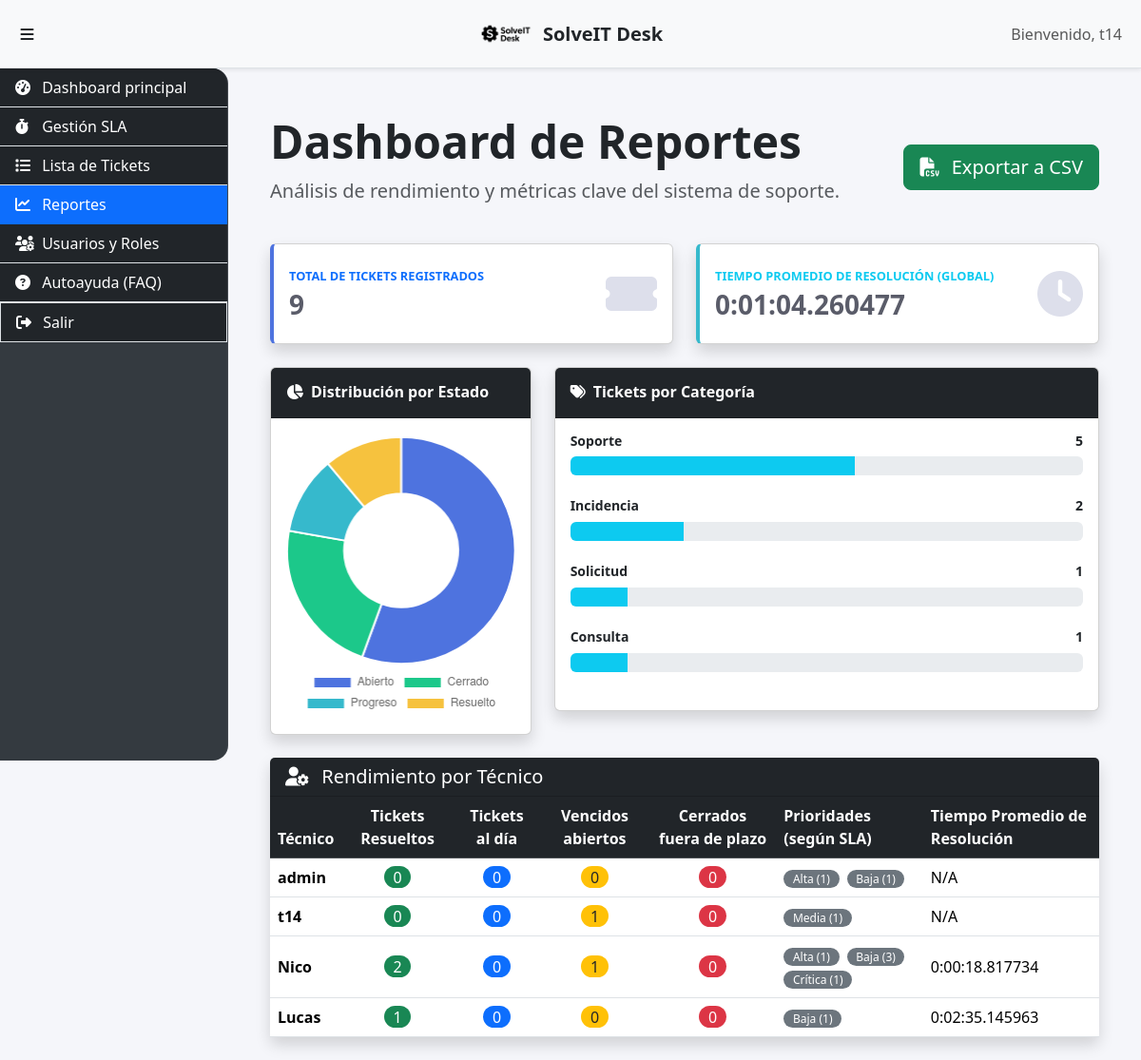
Page /reportes/dashboard-reportes/ (signed in) on the committed database.
### soporte/models.py (models this page shows, shortened)
class Prioridad(models.Model):
    clave = models.SlugField(
        max_length=50,
        unique=True,
        verbose_name="Identificador",
        help_text=(
            "Nombre corto sin espacios usado internamente para referirse a la prioridad. "
            "Por ejemplo: 'baja', 'media', 'alta'."
        ),
    )
    nombre = models.CharField(max_length=100, unique=True, verbose_name="Nombre")
    minutos_resolucion = models.PositiveIntegerField(
        verbose_name="Tiempo objetivo (minutos)",
        help_text="Tiempo máximo estimado para resolver un ticket con esta prioridad.",
    )
    orden = models.PositiveIntegerField(
        default=0,
        verbose_name="Orden",
        help_text="Se utiliza para ordenar las prioridades en los listados.",
    )
    class Meta:
        ordering = ["orden", "nombre"]
        verbose_name = "Prioridad de SLA"
        verbose_name_plural = "Prioridades de SLA"

### reportes/views.py (the view)
# urls.py: path('dashboard-reportes/', dashboard_reportes, name='dashboard_de_reportes'),
@login_required
def dashboard_reportes(request):
    if not request.user.is_superuser:
        return redirect('dashboard_principal')
    avg_resolution_time_global = Ticket.objects.filter(
        estado__in=['resuelto', 'cerrado'],
        tiempo_resolucion__isnull=False
    ).aggregate(avg_time=Avg('tiempo_resolucion'))['avg_time']
    resolution_by_tech = User.objects.filter(
        is_staff=True,
        tickets_asignados__isnull=False,
    ).annotate(
        avg_time=Avg(
            'tickets_asignados__tiempo_resolucion',
            filter=Q(
                tickets_asignados__estado__in=['resuelto', 'cerrado'],
                tickets_asignados__tiempo_resolucion__isnull=False,
            ),
        ),
        total_resolved=Count(
            'tickets_asignados',
            filter=Q(
                tickets_asignados__estado__in=['resuelto', 'cerrado'],
                tickets_asignados__tiempo_resolucion__isnull=False,
            ),
        ),
        tickets_al_dia=Count(
            'tickets_asignados',
            filter=Q(
                tickets_asignados__estado_sla__in=[
                    Ticket.SLA_ESTADO_PENDIENTE,
                    Ticket.SLA_ESTADO_CUMPLIDO,
                ]
            ),
        ),
        vencidos_abiertos=Count(
            'tickets_asignados',
            filter=(
                Q(tickets_asignados__estado_sla=Ticket.SLA_ESTADO_VENCIDO)
                & ~Q(tickets_asignados__estado__in=['resuelto', 'cerrado'])
            ),
        ),
        cerrados_fuera_plazo=Count(
            'tickets_asignados',
            filter=Q(
                tickets_asignados__estado_sla=Ticket.SLA_ESTADO_VENCIDO,
                tickets_asignados__estado__in=['resuelto', 'cerrado'],
            ),
        ),
    ).order_by('avg_time')
    prioridades_por_tecnico_qs = (
        Ticket.objects.filter(tecnico_asignado__in=resolution_by_tech)
        .values('tecnico_asignado_id', 'prioridad__nombre')
        .annotate(total=Count('id'))
    )
    prioridades_por_tecnico = {}
    for entry in prioridades_por_tecnico_qs:
        prioridades_por_tecnico.setdefault(entry['tecnico_asignado_id'], []).append(
            {
                'nombre': entry['prioridad__nombre'],
                'total': entry['total'],
            }
        )
    resolution_by_tech = list(resolution_by_tech)
    for tech in resolution_by_tech:
        tech.prioridades = prioridades_por_tecnico.get(tech.id, [])
    tickets_por_categoria = list(
        Ticket.objects.values('categoria').annotate(count=Count('categoria')).order_by('-count')
    )
    tickets_por_estado_query = Ticket.objects.values('estado').annotate(count=Count('estado')).order_by('estado')
    estados_labels = [item['estado'].capitalize() for item in tickets_por_estado_query]
    estados_data = [item['count'] for item in tickets_por_estado_query]
    total_tickets = Ticket.objects.count()
    for item in tickets_por_categoria:
        if total_tickets:
            percentage = (item['count'] / total_tickets) * 100
        else:
            percentage = 0
        item['percentage'] = percentage
        item['percentage_display'] = f"{percentage:.2f}"
    context = {
        'avg_resolution_time_global': avg_resolution_time_global,
        'resolution_by_tech': resolution_by_tech,
        'tickets_por_categoria': tickets_por_categoria,
        'total_tickets': total_tickets,
        'estados_chart_data': {
            'labels': estados_labels,
            'data': estados_data,
        },
    }
    return render(request, 'reportes/dashboard_reportes.html', context)

### reportes/templates/reportes/dashboard_reportes.html (shortened to what this page needs)
{% extends 'soporte/base.html' %}
{% load static %}
{% block content %}
<div class="container-fluid mt-4">
    <div class="d-flex justify-content-between align-items-center mb-4">
        <div>
            <h1 class="display-5 fw-bold">Dashboard de Reportes</h1>
            <p class="lead text-muted">Análisis de rendimiento y métricas clave del sistema de soporte.</p>
        </div>
        <a href="{% url 'exportar_tickets_csv' %}" class="btn btn-success btn-lg">
            <i class="fas fa-file-csv me-2"></i> Exportar a CSV
        </a>
    </div>
    <div class="row">
        <div class="col-xl-6 col-md-6 mb-4">
            <div class="card border-left-primary shadow h-100 py-2">
                <div class="card-body">
                    <div class="row no-gutters align-items-center">
                        <div class="col mr-2">
                            <div class="text-xs fw-bold text-primary text-uppercase mb-1">Total de Tickets Registrados</div>
                            <div class="h3 mb-0 fw-bold text-gray-800">{{ total_tickets }}</div>
                        </div>
                        <div class="col-auto">
                            <i class="fas fa-ticket-alt fa-3x text-gray-300"></i>
                        </div>
                    </div>
                </div>
            </div>
        </div>
        <div class="col-xl-6 col-md-6 mb-4">
            <div class="card border-left-info shadow h-100 py-2">
                <div class="card-body">
                    <div class="row no-gutters align-items-center">
                        <div class="col mr-2">
                            <div class="text-xs fw-bold text-info text-uppercase mb-1">Tiempo Promedio de Resolución (Global)</div>
                            <div class="h3 mb-0 fw-bold text-gray-800">
                                {% if avg_resolution_time_global %}
                                    {{ avg_resolution_time_global }}
                                {% else %}
                                    No hay datos suficientes
                                {% endif %}
                            </div>
                        </div>
                        <div class="col-auto">
                            <i class="fas fa-clock fa-3x text-gray-300"></i>
                        </div>
                    </div>
                </div>
            </div>
        </div>
    </div>
    <div class="row">
        <div class="col-xl-4 col-lg-5">
            <div class="card shadow mb-4">
                <div class="card-header bg-dark text-white py-3">
                    <h6 class="m-0 fw-bold"><i class="fas fa-chart-pie me-2"></i>Distribución por Estado</h6>
                </div>
                <div class="card-body">
                    <canvas id="chart-estados"></canvas>
                </div>
            </div>
        </div>
        <div class="col-xl-8 col-lg-7">
            <div class="card shadow mb-4">
                <div class="card-header bg-dark text-white py-3">
                    <h6 class="m-0 fw-bold"><i class="fas fa-tags me-2"></i>Tickets por Categoría</h6>
                </div>
                <div class="card-body">
                    {% for item in tickets_por_categoria %}
                        <h4 class="small fw-bold">
                            {{ item.categoria|capfirst }}
                            <span class="float-end">{{ item.count }}</span>
                        </h4>
                        <div class="progress mb-4" style="height: 20px;">
                            {% with percentage=item.percentage_display %}
                                <div
                                    class="progress-bar bg-info"
                                    role="progressbar"
                                    style="width: {{ percentage }}%"
                                    aria-valuenow="{{ item.percentage|floatformat:0 }}"
                                    aria-valuemin="0"
                                    aria-valuemax="100"
                                ></div>
                            {% endwith %}
                        </div>
                    {% empty %}
                        <p class="text-muted">No hay datos de categorías.</p>
                    {% endfor %}
                </div>
            </div>
        </div>
    </div>
    <div class="card shadow border-0">
        <div class="card-header bg-dark text-white">
            <h5 class="mb-0"><i class="fas fa-user-cog me-2"></i> Rendimiento por Técnico</h5>
        </div>
        <div class="card-body p-0">
            <div class="table-responsive">
                <table class="table table-hover align-middle mb-0">
                    <thead class="table-dark">
                        <tr>
                            <th>Técnico</th>
                            <th class="text-center">Tickets Resueltos</th>
                            <th class="text-center">Tickets al día</th>
                            <th class="text-center">Vencidos abiertos</th>
                            <th class="text-center">Cerrados fuera de plazo</th>
                            <th>Prioridades (según SLA)</th>
                            <th>Tiempo Promedio de Resolución</th>
                        </tr>
                    </thead>
                    <tbody>
                        {% for tech in resolution_by_tech %}
                        <tr>
                            <td><strong>{{ tech.username }}</strong></td>
                            <td class="text-center"><span class="badge rounded-pill bg-success fs-6">{{ tech.total_resolved }}</span></td>
                            <td class="text-center"><span class="badge rounded-pill bg-primary fs-6">{{ tech.tickets_al_dia }}</span></td>
                            <td class="text-center"><span class="badge rounded-pill bg-warning text-dark fs-6">{{ tech.vencidos_abiertos }}</span></td>
                            <td class="text-center"><span class="badge rounded-pill bg-danger fs-6">{{ tech.cerrados_fuera_plazo }}</span></td>
                            <td>
                                {% if tech.prioridades %}
                                    {% for prioridad in tech.prioridades %}
                                        <span class="badge bg-secondary me-1">{{ prioridad.nombre }} ({{ prioridad.total }})</span>
                                    {% endfor %}
                                {% else %}
                                    <span class="text-muted">Sin asignaciones</span>
                                {% endif %}
                            </td>
                            <td>{{ tech.avg_time|default:"N/A" }}</td>
                        </tr>
                        {% empty %}
                        <tr>
                            <td colspan="6" class="text-center text-muted py-4">No hay técnicos con tickets para mostrar.</td>
                        </tr>
                        {% endfor %}
                    </tbody>
                </table>
            </div>
        </div>
    </div>
</div>
<script>
    document.addEventListener('DOMContentLoaded', function () {
        const estadosChartData = JSON.parse(document.getElementById('estados-chart-data').textContent);
        new Chart(document.getElementById('chart-estados'), {
            type: 'doughnut',
            data: {
                labels: estadosChartData.labels,
                datasets: [{
                    data: estadosChartData.data,
                    backgroundColor: ['#4e73df', '#1cc88a', '#36b9cc', '#f6c23e'],
                    hoverBackgroundColor: ['#2e59d9', '#17a673', '#2c9faf', '#dda20a'],
                    hoverBorderColor: "rgba(234, 236, 244, 1)",
                }],
            },
            options: {
                maintainAspectRatio: false,
                responsive: true,
                plugins: {
                    legend: {
                        position: 'bottom',
                    },
                }
            },
        });
    });
</script>
{% endblock %}

### soporte/templates/soporte/base.html (shortened to what this page needs)
{% load static %}
<!DOCTYPE html>
<html lang="es">
<head>
    <link href="https://cdn.jsdelivr.net/npm/bootstrap@5.3.3/dist/css/bootstrap.min.css" rel="stylesheet">
    <link rel="stylesheet" href="https://cdnjs.cloudflare.com/ajax/libs/font-awesome/6.5.2/css/all.min.css">
    <link rel="stylesheet" href="{% static 'soporte/css/styles.css' %}">
</head>
<body>
    <div class="d-flex" id="wrapper">
        <div id="sidebar-wrapper">
            <div class="list-group list-group-flush">
                {% if request.user.is_staff %}
                <a href="{% url 'dashboard_principal' %}" class="list-group-item list-group-item-action bg-dark text-white">
                    <i class="fas fa-tachometer-alt"></i> Dashboard principal
                </a>
                <a href="{% url 'sla_prioridades' %}" class="list-group-item list-group-item-action bg-dark text-white">
                    <i class="fas fa-stopwatch"></i> Gestión SLA
                </a>
                {% endif %}
                <a href="{% url 'home_tickets' %}" class="list-group-item list-group-item-action bg-dark text-white">
                    <i class="fas fa-list"></i> Lista de Tickets
                </a>
                {% if request.user.is_superuser %}
                    <a href="{% url 'dashboard_de_reportes' %}" class="list-group-item list-group-item-action bg-dark text-white">
                        <i class="fas fa-chart-line"></i> Reportes
                    </a>
                    <a href="{% url 'mantenedor_usuarios' %}" class="list-group-item list-group-item-action bg-dark text-white">
                        <i class="fas fa-users-cog"></i> Usuarios y Roles
                    </a>
                {% endif %}
                <a href="{% url 'lista_faqs' %}" class="list-group-item list-group-item-action bg-dark text-white">
                    <i class="fas fa-question-circle"></i> Autoayuda (FAQ)
                </a>
                <form action="{% url 'logout' %}" method="post" style="display:inline;">
                    <button type="submit" class="list-group-item list-group-item-action bg-dark text-white w-100 text-start">
                        <i class="fas fa-sign-out-alt"></i> Salir
                    </button>
                </form>
            </div>
            </div>
        <div id="page-content-wrapper">
            <nav class="navbar navbar-expand-lg navbar-light navbar-top fixed-top border-bottom">
                <div class="container-fluid position-relative d-flex align-items-center">
                    <button id="sidebarToggle" class="btn sidebar-toggle-btn me-2" type="button" aria-label="Mostrar/ocultar menú">
                        <i class="fas fa-bars"></i>
                    </button>
                    <ul class="navbar-nav ms-auto mt-2 mt-lg-0">
                        <li class="nav-item active">
                            <span class="nav-link">Bienvenido, {{ request.user.username }}</span>
                        </li>
                    </ul>
                    <a href="{% url 'dashboard_principal' %}" class="navbar-brand main-navbar-brand d-flex align-items-center justify-content-center gap-2 position-absolute top-50 start-50 translate-middle">
                        <img src="{% static 'soporte/solveit-desk.png' %}" alt="SolveIT Desk" class="brand-logo">
                        <span class="brand-text">SolveIT Desk</span>
                    </a>
                </div>
            </nav>
            <div class="main-container">
                {% block content %}{% endblock %}
            </div>
        </div>
    </div>
</body>
</html>

### rows in the picture
Prioridad: nombre "Alta", total "1"
Prioridad: nombre "Baja", total "1", total "3"
Prioridad: nombre "Media", total "1"
Prioridad: nombre "Crítica", total "1"

### other values in the picture
{{ request.user.username }} "t14"
{{ total_tickets }} "9"
{{ avg_resolution_time_global }} "0:01:04.260477"
{{ item.categoria|capfirst }} "Soporte" "Incidencia" "Solicitud" "Consulta"
{{ item.count }} "5" "2" "1" "1"
{{ tech.username }} "admin"
{{ tech.total_resolved }} "0"
{{ tech.tickets_al_dia }} "0"
{{ tech.vencidos_abiertos }} "0"
{{ tech.cerrados_fuera_plazo }} "0"
{{ tech.avg_time|default:"N/A" }} "N/A"
{{ tech.username }} "t14"
{{ tech.vencidos_abiertos }} "1"
{{ tech.username }} "Nico"
{{ tech.total_resolved }} "2"
